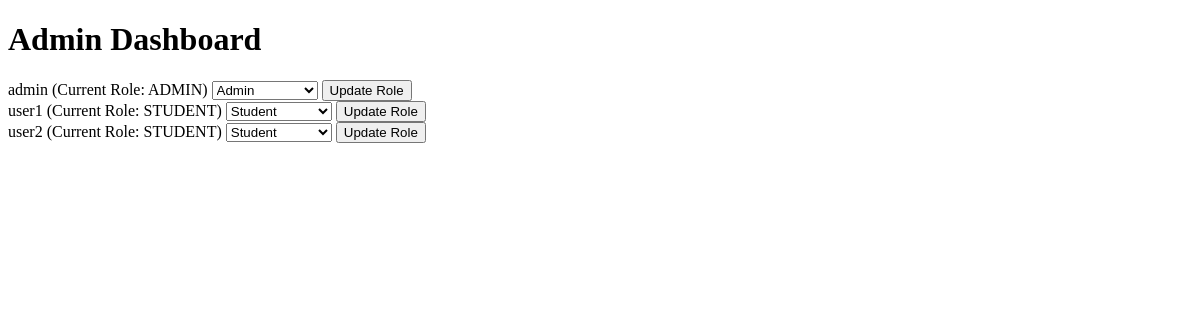
/admin-panel (signed in), run on an earlier commit of the app's database.
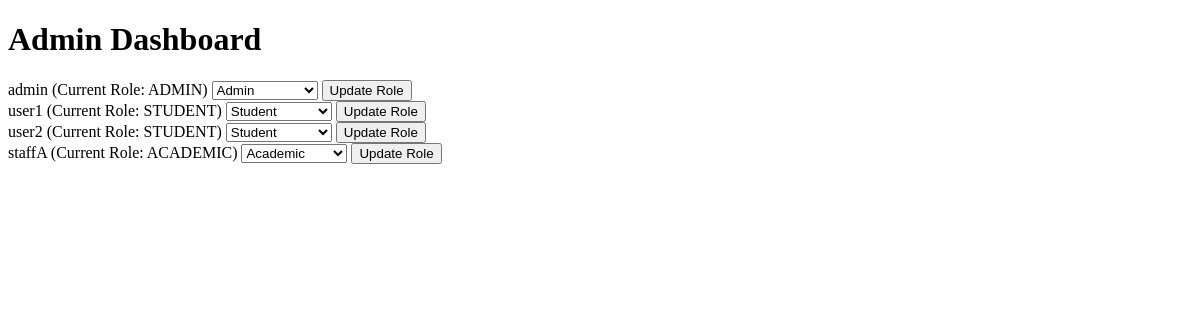
And on a later commit of the database.
### models.py (models this page shows)
class Base(DeclarativeBase):
    pass

class User(Base):
    __tablename__ = "user"
    username: Mapped[str] = mapped_column(String, primary_key=True)
    password: Mapped[str] = mapped_column(String)
    salt: Mapped[str] = mapped_column(String)
    failed_attempts: Mapped[int] = mapped_column(Integer, default=0)
    lockout_until: Mapped[datetime] = mapped_column(DateTime, nullable=True)
    role: Mapped[RoleType] = mapped_column(Enum(RoleType), nullable=False)

### app.py (the view)
@app.route('/admin-panel')
def admin_panel():
    username = session.get('username')
    if not username:
        flash('You must be logged in to access the admin panel.')
        return redirect(url_for('login'))
    user = db.get_user(username)
    user_role = user.role.name if hasattr(user.role, 'name') else str(user.role)
    if user is None or user_role != 'ADMIN':
        flash('You do not have permission to access the admin panel.')
        return redirect(url_for('home'))
    print("User Role:", user.role)  # Print the enum or string directly
    users = db.get_all_users()
    return render_template('admin_panel.jinja', username=username, users=users)

### app.py (called while the page is built)
def csp_policy_string(policy_dict):
    return "; ".join([f"{key} {' '.join(val) if isinstance(val, list) else val}" for key, val in policy_dict.items()])

@app.after_request
def apply_csp(response):
    policy = {
    "default-src": "'self'",
    "script-src": [
        "'self'",
        "https://cdnjs.cloudflare.com",  # Allow scripts from CDN for Crypto-JS
        "https://cdn.jsdelivr.net",
        "'unsafe-inline'"
    ],
    "style-src": "'self' 'unsafe-inline'",  # Allows inline styles;
    "img-src": "'self'",
    "connect-src": "'self'",  # Restricts the URLs which can be loaded using script interfaces
    "font-src": "'self'",  # Fonts loading
    "object-src": "'none'",  # Prevents object, embed, and applet elements from rendering
    "frame-ancestors": "'none'"  # Protects against clickjacking
}
    response.headers['Content-Security-Policy'] = csp_policy_string(policy)
    return response

### db.py (called while the page is built)
def get_user(username: str):
    with Session(engine) as session:
        return session.get(User, username)

def get_all_users():
    with Session(engine) as session:
        return session.query(User).all()

### templates/admin_panel.jinja (shortened to what this page needs)
{% extends 'base.jinja' %}
{% block content %}
<h1>Admin Dashboard</h1>
{% for user in users %}
<form class="role-update-form" action="{{ url_for('update_user_role') }}" method="post" onsubmit="updateUserRole(event)">
    <div>
        <label>{{ user.username }} (Current Role: {{ user.role.name }})</label>
        <select name="new_role">
            <option value="student" {% if user.role.name == 'STUDENT' %}selected{% endif %}>Student</option>
            <option value="academic" {% if user.role.name == 'ACADEMIC' %}selected{% endif %}>Academic</option>
            <option value="admin" {% if user.role.name == 'ADMIN' %}selected{% endif %}>Admin</option>
        </select>
        <button type="submit">Update Role</button>
    </div>
</form>
{% endfor %}
{% endblock %}

### templates/base.jinja (shortened to what this page needs)
<!DOCTYPE html>
<html>
    <head>
    </head>
    <body>
        {% block content %} {% endblock %}
    </body>
</html>

What changed in the data, as far as the page shows it:
added User: username "staffA", role.name "ACADEMIC", new_role "Academic"
